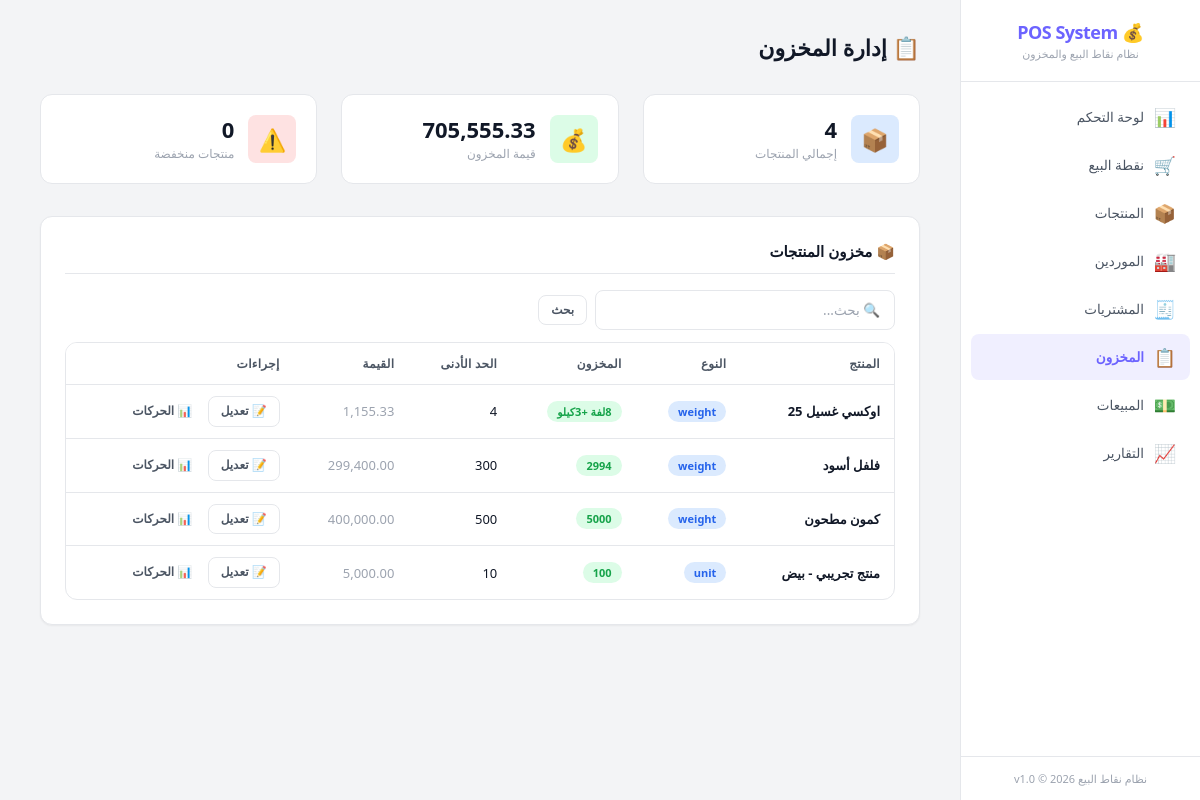
/?page=inventory, run on an earlier commit of the app's database.
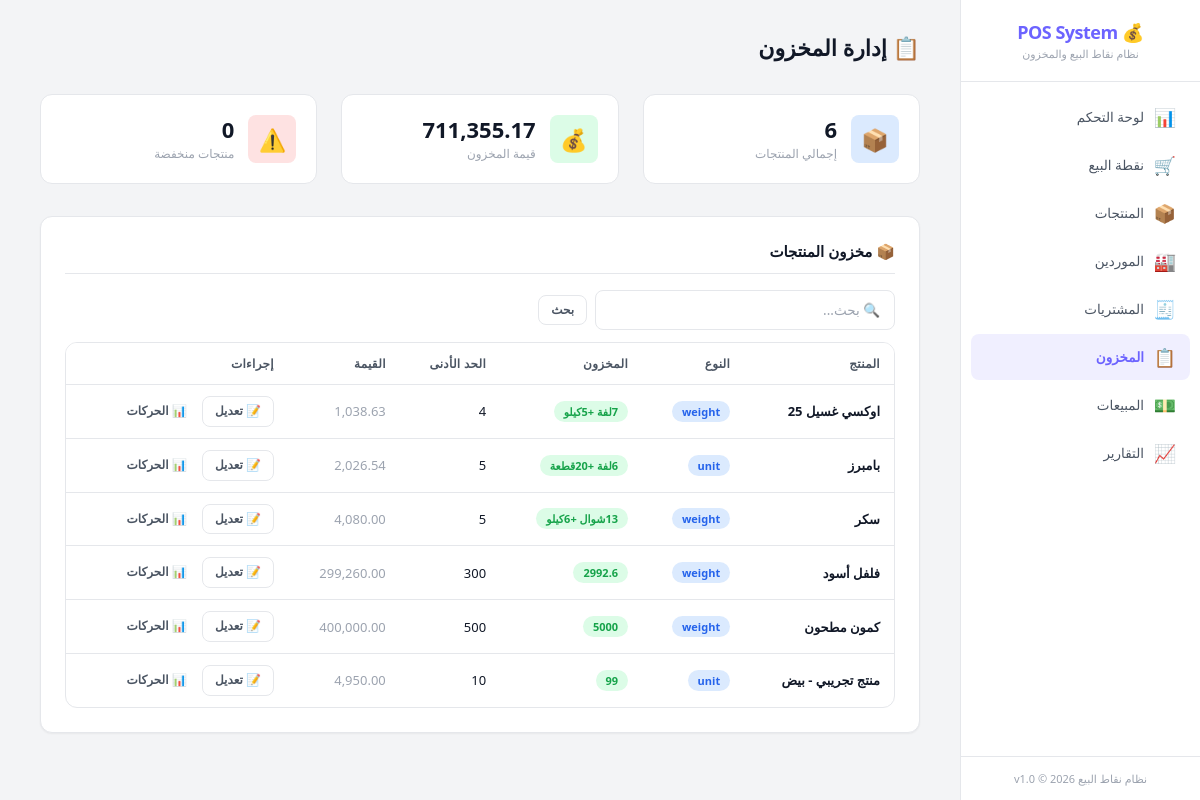
And on a later commit of the database.
### tables this page shows
CREATE TABLE products (
    id INTEGER PRIMARY KEY AUTOINCREMENT,
    name TEXT NOT NULL,
    barcode TEXT DEFAULT NULL,
    plu_code TEXT DEFAULT NULL,
    type TEXT NOT NULL DEFAULT 'unit' CHECK(type IN ('unit', 'pack', 'weight')),
    purchase_price REAL NOT NULL DEFAULT 0,
    sale_price_unit REAL NOT NULL DEFAULT 0,
    sale_price_pack REAL DEFAULT NULL,
    pack_quantity INTEGER DEFAULT NULL,
    stock_quantity REAL NOT NULL DEFAULT 0,
    min_stock REAL NOT NULL DEFAULT 0,
    category TEXT DEFAULT NULL,
    notes TEXT DEFAULT NULL,
    is_active INTEGER NOT NULL DEFAULT 1,
    created_at TEXT NOT NULL DEFAULT (datetime('now', 'localtime')),
    updated_at TEXT NOT NULL DEFAULT (datetime('now', 'localtime'))
, pack_type TEXT DEFAULT 'كرتونة', pack_unit_quantity INTEGER DEFAULT NULL, pack_purchase_price REAL DEFAULT NULL, pack_sale_price REAL DEFAULT NULL);

### www/app/controllers/InventoryController.php (called while the page is built, shortened)
<?php
class InventoryController {
    private $inventoryService;
    public function __construct() {
        $this->inventoryService = new InventoryService();
    }
    public function index() {
        $products = (new ProductService())->getAll($_GET['search'] ?? '');
        $summary = $this->inventoryService->getSummary();
        include APP_PATH . '/views/layout/header.php';
        include APP_PATH . '/views/inventory/index.php';
        include APP_PATH . '/views/layout/footer.php';
    }
}

### www/app/services/InventoryService.php (called while the page is built, shortened)
<?php
class InventoryService {
    public function getSummary() {
        $db = Database::getInstance()->getConnection();
        $stmt = $db->prepare("SELECT COUNT(*) as total_products,
                              SUM(stock_quantity * purchase_price) as total_value,
                              COUNT(CASE WHEN stock_quantity <= min_stock AND min_stock > 0 THEN 1 END) as low_stock_count
                              FROM products WHERE is_active = 1");
        $stmt->execute();
        return $stmt->fetch();
    }
}

### www/app/config/database.php (called while the page is built, shortened)
<?php
class Database {
    private static $instance = null;
    private $pdo;
    private function __construct() {
        $this->dbPath = __DIR__ . '/../../data/pos_system.db';
        try {
            $this->pdo = new PDO('sqlite:' . $this->dbPath);
            $this->pdo->setAttribute(PDO::ATTR_ERRMODE, PDO::ERRMODE_EXCEPTION);
            $this->pdo->setAttribute(PDO::ATTR_DEFAULT_FETCH_MODE, PDO::FETCH_ASSOC);
            $this->pdo->exec('PRAGMA journal_mode = WAL');
            $this->pdo->exec('PRAGMA foreign_keys = ON');
            $this->pdo->exec('PRAGMA busy_timeout = 5000');
            $this->pdo->exec('PRAGMA synchronous = NORMAL');
            $this->pdo->exec('PRAGMA cache_size = -8000');
            $this->pdo->exec('PRAGMA temp_store = MEMORY');
        } catch (PDOException $e) {
            die('Database connection failed: ' . $e->getMessage());
        }
    }
    public static function getInstance() {
        if (self::$instance === null) {
            self::$instance = new self();
        }
        return self::$instance;
    }
    public function getConnection() {
        return $this->pdo;
    }
    public function migrate() {
        $migrationsDir = __DIR__ . '/../database/migrations/';
        $migrationFiles = glob($migrationsDir . '*.sql');
        sort($migrationFiles);
        foreach ($migrationFiles as $file) {
            $sql = file_get_contents($file);
            try {
                $this->pdo->exec($sql);
            } catch (PDOException $e) {
                if (strpos($e->getMessage(), 'already exists') === false &&
                    strpos($e->getMessage(), 'UNIQUE constraint') === false) {
                    error_log('Migration error in ' . basename($file) . ': ' . $e->getMessage());
                }
            }
        }
    }
}

### www/app/services/ProductService.php (called while the page is built, shortened)
<?php
class ProductService {
    private $productRepo;
    public function __construct() {
        $this->productRepo = new ProductRepository();
    }
    public function getAll($search = '', $category = '', $type = '') {
        return $this->productRepo->getAll($search, $category, $type);
    }
}

### www/app/repositories/ProductRepository.php (called while the page is built, shortened)
<?php
class ProductRepository {
    private $db;
    public function __construct() {
        $this->db = Database::getInstance()->getConnection();
    }
    public function getAll($search = '', $category = '', $type = '') {
        $sql = "SELECT * FROM products WHERE is_active = 1";
        $params = [];
        $sql .= " ORDER BY name ASC";
        $stmt = $this->db->prepare($sql);
        $stmt->execute($params);
        return $stmt->fetchAll();
    }
}

### www/app/views/inventory/index.php (the view, shortened to what the changed rows need)
<div class="page-header">
    <div>
        <h1>📋 إدارة المخزون</h1>
    </div>
</div>
<div class="stats-grid">
    <div class="stat-card">
        <div class="stat-icon blue">📦</div>
        <div class="stat-info">
            <h4><?= $summary['total_products'] ?? 0 ?></h4>
            <p>إجمالي المنتجات</p>
        </div>
    </div>
    <div class="stat-card">
        <div class="stat-icon green">💰</div>
        <div class="stat-info">
            <h4><?= number_format($summary['total_value'] ?? 0, 2) ?></h4>
            <p>قيمة المخزون</p>
        </div>
    </div>
    <div class="stat-card">
        <div class="stat-icon red">⚠️</div>
        <div class="stat-info">
            <h4><?= $summary['low_stock_count'] ?? 0 ?></h4>
            <p>منتجات منخفضة</p>
        </div>
    </div>
</div>
<div class="card">
    <div class="card-header">
        <h3>📦 مخزون المنتجات</h3>
    </div>
    <div style="margin-bottom:12px;">
        <form class="d-flex align-center gap-1" method="GET">
            <input type="text" name="search" class="form-control" style="max-width:300px;" placeholder="🔍 بحث..." value="<?= htmlspecialchars($_GET['search'] ?? '') ?>">
            <button type="submit" class="btn btn-outline btn-sm">بحث</button>
        </form>
    </div>
    <div class="table-wrapper">
        <table>
            <thead>
                <tr>
                    <th>المنتج</th>
                    <th>النوع</th>
                    <th>المخزون</th>
                    <th>الحد الأدنى</th>
                    <th>القيمة</th>
                    <th>إجراءات</th>
                </tr>
            </thead>
            <tbody>
                <?php foreach ($products as $p): ?>
                <tr>
                    <td class="fw-bold"><?= htmlspecialchars($p['name']) ?></td>
                    <td><span class="badge badge-info"><?= $p['type'] ?></span></td>
                    <td>
                        <?php
                        $stockQty = $p['stock_quantity'];
                        $packQty = $p['pack_unit_quantity'] ?? 1;
                        $badgeClass = ($p['min_stock'] > 0 && $stockQty <= $p['min_stock']) ? 'badge-danger' : 'badge-success';
                        if ($packQty > 1) {
                            $packs = floor($stockQty / $packQty);
                            $units = $stockQty % $packQty;
                            $packName = $p['pack_type'] ?? 'عبوة';
                            $unitName = $p['type'] === 'weight' ? 'كيلو' : 'قطعة';
                            $display = "<strong>{$packs}</strong> {$packName}";
                            if ($units > 0) {
                                $display .= " + <strong>{$units}</strong> {$unitName}";
                            }
                        } else {
                            $display = "<strong>{$stockQty}</strong>";
                        }
                        ?>
                        <span class="badge <?= $badgeClass ?>"><?= $display ?></span>
                    </td>
                    <td><?= $p['min_stock'] ?></td>
                    <td class="text-muted"><?= number_format($p['stock_quantity'] * $p['purchase_price'], 2) ?></td>
                    <td>
                        <button class="btn btn-sm btn-outline" onclick="openAdjust(<?= $p['id'] ?>)" style="cursor:pointer;">📝 تعديل</button>
                        <button class="btn btn-sm btn-ghost" onclick="viewMoves(<?= $p['id'] ?>)" style="cursor:pointer;">📊 الحركات</button>
                    </td>
                </tr>
                <?php endforeach; ?>
            </tbody>
        </table>
    </div>
</div>

What changed in the data, as far as the page shows it:
changed products "اوكسي غسيل 25": packs "8" → "7"; units "3" → "5"; $p['stock_quantity'] * $p['purchase_price'] "1,155.33" → "1,038.63"
added products: name "بامبرز", type "unit", packs "6", pack_type "لفة", units "20", type "قطعة", min_stock "5", $p['stock_quantity'] * $p['purchase_price'] "2,026.54"
added products: name "سكر", type "weight", packs "13", pack_type "شوال", units "6", type "كيلو", min_stock "5", $p['stock_quantity'] * $p['purchase_price'] "4,080.00"
changed products "فلفل أسود": stock_quantity "2994" → "2992.6"; $p['stock_quantity'] * $p['purchase_price'] "299,400.00" → "299,260.00"
changed products "منتج تجريبي - بيض": stock_quantity "100" → "99"; $p['stock_quantity'] * $p['purchase_price'] "5,000.00" → "4,950.00"
Also different on the page:
$summary['total_products']: "4" → "6"
$summary['total_value']: "705,555.33" → "711,355.17"
